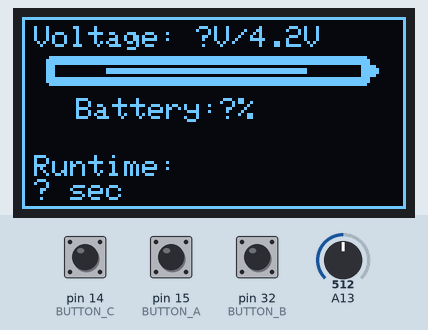
A sketch run on a simulated Arduino Mega 2560, built with avr-gcc and run on an emulated ATmega2560. Parts: 128×64 one-colour display. The inputs (shaded band) are chosen by the test bench; at power-on: pin 14 (BUTTON_C) HIGH, pin 15 (BUTTON_A) HIGH, pin 32 (BUTTON_B) HIGH, A13 = 512. The display library's start-up logo is not drawn.

Above: at 1.8 s.
1.9 s: pin 14 (BUTTON_C) pulled LOW for 0.15 s
At 2.07 s:
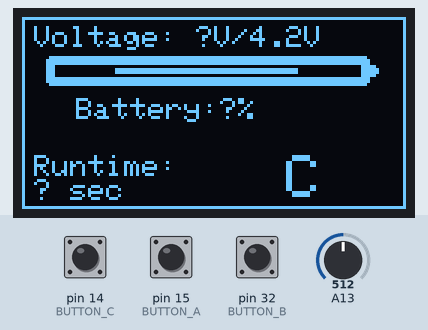
2.6 s: pin 15 (BUTTON_A) pulled LOW for 0.15 s
At 2.67 s:
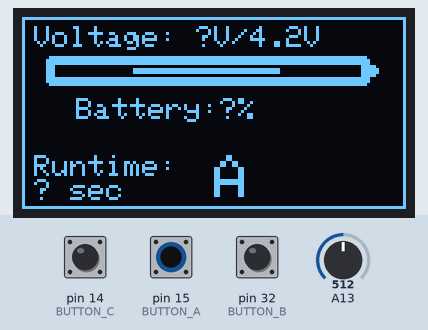
3.3 s: pin 32 (BUTTON_B) pulled LOW for 0.15 s
At 3.37 s:
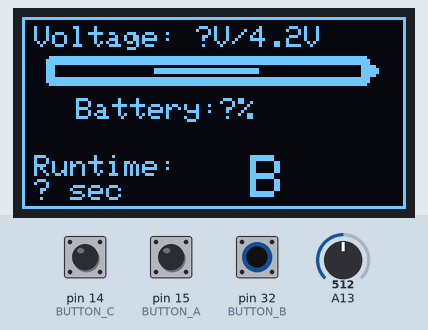
4.0 s: pin 14 (BUTTON_C) pulled LOW for 1 s
At 4.07 s:
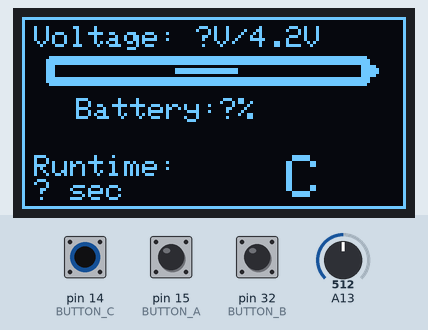
5.6 s: pin 15 (BUTTON_A) pulled LOW for 1 s
At 5.81 s:
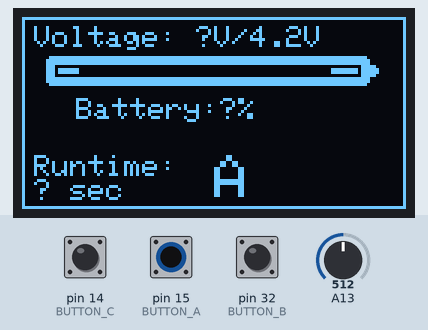
7.2 s: pin 32 (BUTTON_B) pulled LOW for 1 s
At 7.32 s:
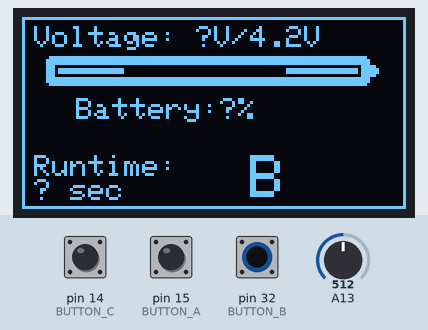

The sketch:

voltage_checker_and_timer_SH1107_wing.ino
```cpp
#include <Wire.h>
#include <SPI.h>
#include <Adafruit_GFX.h>
#include <Adafruit_SH110X.h>

#define SCREEN_WIDTH 128
#define SCREEN_HEIGHT 64
#define OLED_RESET -1

Adafruit_SH1107 display = Adafruit_SH1107(SCREEN_HEIGHT, SCREEN_WIDTH, &Wire, OLED_RESET, 1000000, 100000);

#define BUTTON_A 15
#define BUTTON_B 32
#define BUTTON_C 14

const float MAX_ANALOG_VAL = 4095;      //Pin A13 is internally tied to the battery and is associated with the battery voltage.
const float MAX_BATTERY_VOLTAGE = 4.2;  //Realistically, the actual max analog value that will be read will be ~2430

float counter = 0;                      //Used to keep track of the runtime
float rawValue;                         //These 3 are used to determine the battery percentage and voltage
float voltageLevel;
float batteryFrac;

//Constantly updating the battery indicator level every loop iteration is jarring, and it would be best to update it every few seconds.
float updateFreqTimer;                  //Used to keep track of how many seconds it's been since the battery indicator was updated
float updateFreq = 10;                  //How often the battery indicator should update in seconds
int battIndicTemp;                      //Since the screen is cleared at the beginning of every loop, it's necessary to keep track of what level the battery indicator was at every update interval to redraw the battery level

void setup() {
  Serial.begin(115200);
  pinMode(BUTTON_A, INPUT_PULLUP);
  pinMode(BUTTON_B, INPUT_PULLUP);
  pinMode(BUTTON_C, INPUT_PULLUP);

  delay(100);
  display.begin(0x3C, true);    //Initialization. The AdaFruit splash screen is hardcoded into begin, and using display() followed by a delay and a clear allows for it to show up
  display.setRotation(1);
  display.display();
  delay(500);
  display.clearDisplay();
  display.setTextColor(1);
  updateFreqTimer = 0;
}

void loop() {
  long begin = millis();

  display.clearDisplay();
  display.drawRect(0, 0, SCREEN_WIDTH, SCREEN_HEIGHT, 1);
  showOLEDMsg(counter);                                   //Displays the runtime in seconds
  showBattery(voltageLevel, (batteryFrac * 100));         //Shows the battery voltage and percentage in text
  batteryIndicator(constrain((batteryFrac*100),0,100));   //Shows the filling/depleting battery graphically

  display.setTextSize(2);
  if(digitalRead(BUTTON_A) == LOW) {
    display.setCursor(64, 46);
    display.print("A");
  }
  if(digitalRead(BUTTON_B) == LOW) {
    display.setCursor(76, 46);
    display.print("B");
  }
  if(digitalRead(BUTTON_C) == LOW) {
    display.setCursor(88, 46);
    display.print("C");
  }

  display.display();

  long end = millis();
  float tempdelta = (end-begin);
  float delta = tempdelta/1000;
  updateFreqTimer += delta;                               //Counter keeps track of the uptime for the code, and delta keeps track of how long each loop iteration generally takes
  counter = (float(millis())/1000) - delta;               //Amended timekeeping solution. Basically allows for counter to increment without taking into account the delta time req to run the code.
}

void showOLEDMsg(float sec) {                            //Very simple. Prints the runtime in a specific format to a specific position
  int secDecimal = int((sec - floor(sec))*10);

  display.setTextSize(1);
  display.setCursor(4, 46);
  display.printf("Runtime:");
  display.setCursor(4, 54);
//Allows for different time formats based on the length of the runtime
  if(sec < 60) {                                                                                    //sec
    display.printf("%.1f sec", sec);
  } else if(sec < 3600) {                                                                           //min:sec
    display.printf("%i min %i.%i sec", int(sec)/60, int(sec)%60, secDecimal);
  } else {                                                                                          //hr:min:sec
    display.printf("%i h %i m %i.%i s", int(sec)/3600, (int(sec)/60)%60, int(sec)%60, secDecimal);
  }
}

void showBattery(float voltage, float percent) {          //Logic to determine battery voltage and percentage. Notably, utilizes the constrain func to show a 0-100% correlated to 3.5V-4.2V. Prints the text too.
  rawValue = analogRead(A13);
  voltageLevel = (rawValue/MAX_ANALOG_VAL)*2*1.1*3.3;
  batteryFrac = constrain((voltageLevel-3.5),0,0.7) / (MAX_BATTERY_VOLTAGE-3.5);

  display.setTextSize(1);
  display.setCursor(4, 3);
  display.printf("Voltage: %.3fV/4.2V\n\n\n   Battery:%.2f%%", voltage, percent);
}

void batteryIndicator(float battpercent) {                //Draws shapes to show an empty battery, along with a bar that changes in width depending on the battery percentage
  display.drawRoundRect(8, 13, 108, 10, 2, 1);
  display.fillRoundRect(8, 13, 108, 10, 2, 1);
  display.fillRoundRect(116, 16, 3, 4, 1, 1);
  display.fillRect(116, 16, 2, 4, 1);
  display.fillRect(11, 16, 102, 4, 0);

//This shows a battery filling up animation until then. Battery indicator level is not drawn until the first update interval passes.
  if(counter < updateFreq) {
    display.fillRect(12+int(counter*10), 17, 100-int(counter*20), 2, 1);
    if(counter > updateFreq/2) {
      display.fillRect(12, 17, int((counter-updateFreq/2)*10), 2, 1);
      display.drawLine(111, 17, 110-int((counter-updateFreq/2)*10), 17, 1);
      display.drawLine(111, 18, 110-int((counter-updateFreq/2)*10), 18, 1);
    }
  }

//Because the screen is cleared at the beginning of every loop, the battery indicator must be redrawn every loop, not just at every update. This will prevent the updates from being too jarring to look at
  if(updateFreqTimer >= updateFreq) {                     //If the timer surpasses how frequently the battery indicator should update,
    updateFreqTimer = 0;                                  //reset the timer,
    display.fillRect(12, 17, int(battpercent), 2, 1);     //draw the updated battery indicator,
    battIndicTemp = int(battpercent);                     //and keep track of what this updated battery indicator looks like.
  } else {
    display.fillRect(12, 17, battIndicTemp, 2, 1);
  }
}
```

Measured:
- after the input at 1.9 s, the display: changes after 0.13 s (image 1)
- after the input at 2.6 s, the display: changes at once (image 2)
- after the input at 3.3 s, the display: changes at once (image 3)
- after the input at 4.0 s, the display: changes at once (image 4)
- after the input at 5.6 s, the display: first changes at once (image 5 shows a later state)
- after the input at 7.2 s, the display: changes after 0.08 s (image 6)
